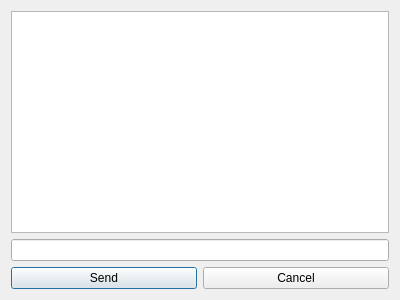
<?xml version="1.0" encoding="UTF-8"?>
<ui version="4.0">
 <class>ChatWithOne</class>
 <widget class="QDialog" name="ChatWithOne">
  <property name="geometry">
   <rect>
    <x>0</x>
    <y>0</y>
    <width>400</width>
    <height>300</height>
   </rect>
  </property>
  <property name="windowTitle">
   <string>Dialog</string>
  </property>
  <layout class="QVBoxLayout" name="verticalLayout">
   <item>
    <widget class="QListWidget" name="listWidget"/>
   </item>
   <item>
    <widget class="QLineEdit" name="lineEdit"/>
   </item>
   <item>
    <layout class="QHBoxLayout" name="horizontalLayout">
     <item>
      <widget class="QPushButton" name="pushButton">
       <property name="text">
        <string>Send</string>
       </property>
      </widget>
     </item>
     <item>
      <widget class="QPushButton" name="pushButton_2">
       <property name="text">
        <string>Cancel</string>
       </property>
      </widget>
     </item>
    </layout>
   </item>
  </layout>
 </widget>
 <resources/>
 <connections/>
</ui>
